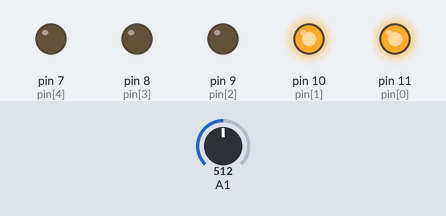
A sketch run on a simulated Arduino Uno, built with avr-gcc and run on an emulated ATmega328P. On the bench: output pins drawn as LEDs (lit = HIGH). Inputs (shaded band) come from the test bench; at power-on: A1 = 512.

Above: at 1.2 s.
1.3 s: A1 set to 595
2.8 s: A1 set to 630
At 3.2 s:
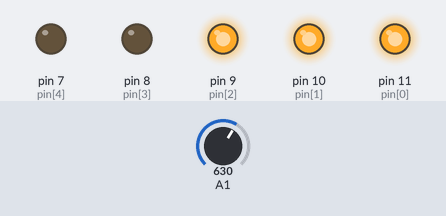
4.3 s: A1 set to 806
5.8 s: A1 set to 829
At 6.7 s:
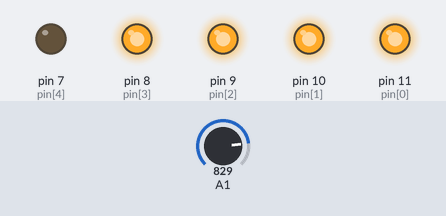
7.3 s: A1 set to 1005
8.8 s: A1 set to 1023
At 10.1 s:
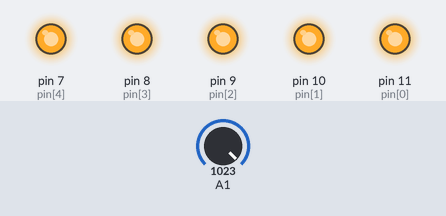
Timing chart, 0 to 11.3 s (numbered marks = the images above; inputs shaded):
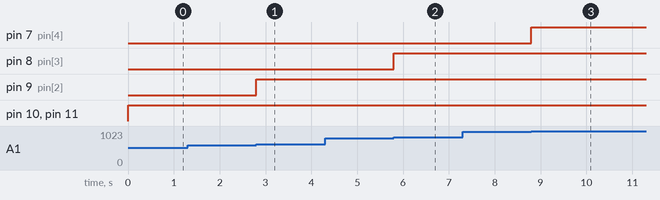

Measured:
- the behaviour switches between 613 and 614 on A1 (found by bisection; images 0 and 1)
- the behaviour switches between 818 and 819 on A1 (found by bisection; images 1 and 2)
- the behaviour switches between 1022 and 1023 on A1 (found by bisection; images 2 and 3)
- after the input at 1.3 s, every drawn part: stays the same
- after the input at 2.8 s, pin 9 (pin[2]): LOW → HIGH at once
- after the input at 4.3 s, every drawn part: stays the same
- after the input at 5.8 s, pin 8 (pin[3]): LOW → HIGH at once
- after the input at 7.3 s, every drawn part: stays the same
- after the input at 8.8 s, pin 7 (pin[4]): LOW → HIGH at once

The sketch:

potentiometer.ino
```cpp
int pin[]={11,10,9,8,7};
void setup() {
  // put your setup code here, to run once:

 Serial.begin(57600);
  pinMode(11, OUTPUT);
  pinMode(10, OUTPUT);
  pinMode(9, OUTPUT);
  pinMode(8, OUTPUT);
  pinMode(7, OUTPUT);
}

void loop() {
  // put your main code here, to run repeatedly:
int j;
int ii=map(analogRead(A1),0,1023,0,5);
for(j=0;j<ii;j++)
digitalWrite(pin[j], HIGH);
  j=ii;
  for(;j<5;j++)
  digitalWrite(pin[j],LOW);


}
void showled(byte num)
{

  byte i = 1;
  for (int j = 0; j < 5; j++)
  {
    //Serial.println(num,BIN);
    if (num & i)
      digitalWrite(pin[j], HIGH);
    else
      digitalWrite(pin[j], LOW);
    i = i << 1;
  }
}
```
